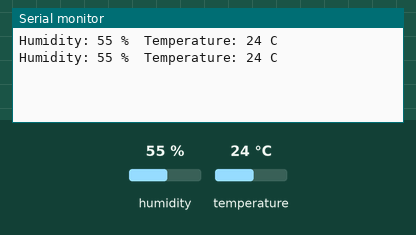
This sketch was run on a simulated Arduino Uno, built with avr-gcc and run on an emulated ATmega328P. On the bench: the last lines printed to the serial monitor. Inputs (shaded band) come from the test bench; at power-on: humidity 55 %, temperature 24 °C.

Above: at 4.8 s.
4.9 s: humidity set to 22 %
At 6.4 s:
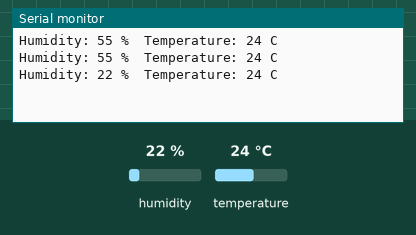
7.9 s: temperature set to 12 °C
At 8.8 s:
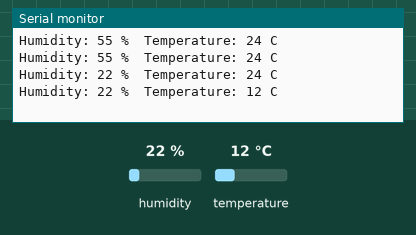
10.9 s: humidity set to 40 %
At 13.6 s:
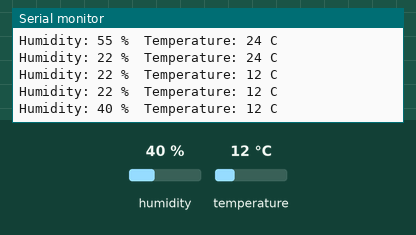
Timing chart, 0 to 15.1 s (numbered marks = the images above; inputs shaded):
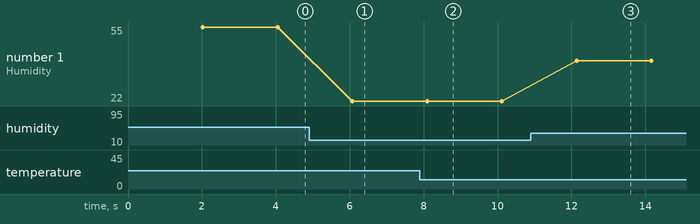

The sketch:

DHT11.ino
```cpp
// (licence header left out)
#include "DHT.h" // 라이브러리를 불러와줌
#define DHTPIN 2 // DHTPIN 을 2로 지정함
#define DHTTYPE DHT11 // TYPE를 DHT11으로 지정 -- 11도 있고 22도 있기에
DHT dht(DHTPIN, DHTTYPE); // 사용할 수 있도록 설정해주는 것

void setup() {
  Serial.begin(9600); // 시작
}
void loop() {
  delay(2000); // 2초 기다림
  int h = dht.readHumidity(); // 습도 측정
  int t = dht.readTemperature(); // 온도 측정
  Serial.print("Humidity: "); // 출력
  Serial.print(h); // 습도 변수 출력
  Serial.print(" %\t"); // 다음 줄로 변경함
  Serial.print("Temperature: "); // 출력
  Serial.print(t); // 온도 변수 출력
  Serial.println(" C"); // 단위 출력
}
```

Measured:
- after the input at 4.9 s, the serial monitor: prints a new line after 1.2 s (image 1)
- after the input at 7.9 s, the serial monitor: prints a new line after 0.19 s (image 2)
- after the input at 10.9 s, the serial monitor: prints a new line after 1.2 s (image 3)
- plotted number 1: 55 → 22 after the input at 4.9 s, 22 → 40 after the input at 10.9 s
